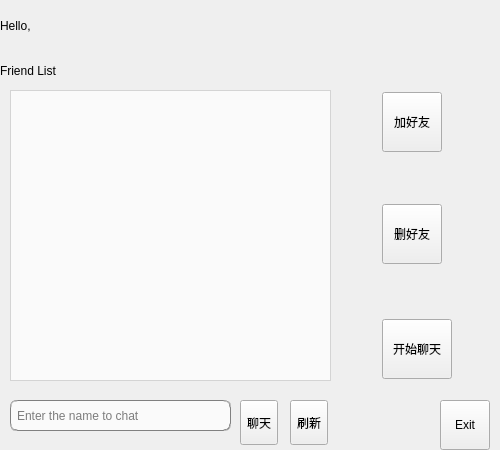
<?xml version="1.0" encoding="UTF-8"?>
<ui version="4.0">
 <class>home</class>
 <widget class="QWidget" name="home">
  <property name="geometry">
   <rect>
    <x>0</x>
    <y>0</y>
    <width>500</width>
    <height>450</height>
   </rect>
  </property>
  <property name="minimumSize">
   <size>
    <width>500</width>
    <height>450</height>
   </size>
  </property>
  <property name="maximumSize">
   <size>
    <width>500</width>
    <height>450</height>
   </size>
  </property>
  <property name="windowTitle">
   <string>Form</string>
  </property>
  <widget class="QLabel" name="backgroundLabel">
   <property name="geometry">
    <rect>
     <x>0</x>
     <y>0</y>
     <width>500</width>
     <height>450</height>
    </rect>
   </property>
   <property name="minimumSize">
    <size>
     <width>500</width>
     <height>450</height>
    </size>
   </property>
   <property name="maximumSize">
    <size>
     <width>500</width>
     <height>450</height>
    </size>
   </property>
   <property name="styleSheet">
    <string notr="true">border-image: url(:/icon/paxson-woelber-nv7WX42LKjU-unsplash.jpg);</string>
   </property>
   <property name="text">
    <string/>
   </property>
  </widget>
  <widget class="QLabel" name="helloLabel">
   <property name="geometry">
    <rect>
     <x>0</x>
     <y>0</y>
     <width>201</width>
     <height>51</height>
    </rect>
   </property>
   <property name="styleSheet">
    <string notr="true">font: 87 20pt &quot;Arial Black&quot;;</string>
   </property>
   <property name="text">
    <string>Hello,</string>
   </property>
  </widget>
  <widget class="QLabel" name="friendListLabel">
   <property name="geometry">
    <rect>
     <x>0</x>
     <y>50</y>
     <width>81</width>
     <height>41</height>
    </rect>
   </property>
   <property name="styleSheet">
    <string notr="true">font: 50 8pt &quot;Arial Black&quot;;</string>
   </property>
   <property name="text">
    <string>Friend List</string>
   </property>
  </widget>
  <widget class="QListWidget" name="listWidget">
   <property name="geometry">
    <rect>
     <x>10</x>
     <y>90</y>
     <width>321</width>
     <height>291</height>
    </rect>
   </property>
   <property name="styleSheet">
    <string notr="true">font: 75 italic 12pt &quot;Comic Sans MS&quot;;
background-color: rgba(255, 255, 255,0.7);</string>
   </property>
  </widget>
  <widget class="QLineEdit" name="friendNamelineEdit">
   <property name="geometry">
    <rect>
     <x>10</x>
     <y>400</y>
     <width>221</width>
     <height>31</height>
    </rect>
   </property>
   <property name="minimumSize">
    <size>
     <width>221</width>
     <height>31</height>
    </size>
   </property>
   <property name="maximumSize">
    <size>
     <width>221</width>
     <height>31</height>
    </size>
   </property>
   <property name="styleSheet">
    <string notr="true">background-color: rgb(247, 247, 247);
border:1px groove gray;border-radius:
7px;padding:2px 4px;
font: 10pt &quot;Candara&quot;;
font: 75 italic 12pt &quot;Comic Sans MS&quot;;
background-color: rgba(255, 255, 255,0.7);</string>
   </property>
   <property name="placeholderText">
    <string>Enter the name to chat</string>
   </property>
  </widget>
  <widget class="QToolButton" name="sendMessageToolButton">
   <property name="geometry">
    <rect>
     <x>240</x>
     <y>400</y>
     <width>38</width>
     <height>45</height>
    </rect>
   </property>
   <property name="minimumSize">
    <size>
     <width>38</width>
     <height>45</height>
    </size>
   </property>
   <property name="maximumSize">
    <size>
     <width>38</width>
     <height>45</height>
    </size>
   </property>
   <property name="styleSheet">
    <string notr="true">#toolButton:hover
{
	border-style:none;
	font: 12pt &quot;华文隶书&quot;;
	color: rgba(0, 0, 0, 1);
}

#toolButton:!hover
{
	border-style:none;
	font: 75 12pt &quot;华文隶书&quot;;
	color: rgba(0, 0, 0, 0);
}
</string>
   </property>
   <property name="text">
    <string>聊天</string>
   </property>
   <property name="icon">
    <iconset resource="image.qrc">
     <normaloff>:/icon/chat start.512.png</normaloff>:/icon/chat start.512.png</iconset>
   </property>
   <property name="iconSize">
    <size>
     <width>30</width>
     <height>30</height>
    </size>
   </property>
   <property name="toolButtonStyle">
    <enum>Qt::ToolButtonTextUnderIcon</enum>
   </property>
  </widget>
  <widget class="QToolButton" name="refreshToolButton">
   <property name="geometry">
    <rect>
     <x>290</x>
     <y>400</y>
     <width>38</width>
     <height>45</height>
    </rect>
   </property>
   <property name="minimumSize">
    <size>
     <width>38</width>
     <height>45</height>
    </size>
   </property>
   <property name="maximumSize">
    <size>
     <width>38</width>
     <height>45</height>
    </size>
   </property>
   <property name="styleSheet">
    <string notr="true">#toolButton_2:hover
{
	border-style:none;
	font: 12pt &quot;华文隶书&quot;;
	color: rgba(0, 0, 0, 1);
}

#toolButton_2:!hover
{
	border-style:none;
	font: 75 12pt &quot;华文隶书&quot;;
	color: rgba(0, 0, 0, 0);
}
</string>
   </property>
   <property name="text">
    <string>刷新</string>
   </property>
   <property name="icon">
    <iconset resource="image.qrc">
     <normaloff>:/icon/Refresh.512.png</normaloff>:/icon/Refresh.512.png</iconset>
   </property>
   <property name="iconSize">
    <size>
     <width>30</width>
     <height>30</height>
    </size>
   </property>
   <property name="toolButtonStyle">
    <enum>Qt::ToolButtonTextUnderIcon</enum>
   </property>
  </widget>
  <widget class="QToolButton" name="addFriendToolButton">
   <property name="geometry">
    <rect>
     <x>382</x>
     <y>92</y>
     <width>60</width>
     <height>60</height>
    </rect>
   </property>
   <property name="minimumSize">
    <size>
     <width>60</width>
     <height>60</height>
    </size>
   </property>
   <property name="maximumSize">
    <size>
     <width>60</width>
     <height>60</height>
    </size>
   </property>
   <property name="styleSheet">
    <string notr="true">#toolButton_3:hover
{
	border-style:none;
	font: 12pt &quot;华文隶书&quot;;
	color: rgba(0, 0, 0, 1);
}

#toolButton_3:!hover
{
	border-style:none;
	font: 75 12pt &quot;华文隶书&quot;;
	color: rgba(0, 0, 0, 0);
}
</string>
   </property>
   <property name="text">
    <string>加好友</string>
   </property>
   <property name="icon">
    <iconset resource="image.qrc">
     <normaloff>:/icon/add_user.512.png</normaloff>:/icon/add_user.512.png</iconset>
   </property>
   <property name="iconSize">
    <size>
     <width>30</width>
     <height>30</height>
    </size>
   </property>
   <property name="toolButtonStyle">
    <enum>Qt::ToolButtonTextUnderIcon</enum>
   </property>
  </widget>
  <widget class="QToolButton" name="deleteFriendToolButton">
   <property name="geometry">
    <rect>
     <x>382</x>
     <y>204</y>
     <width>60</width>
     <height>60</height>
    </rect>
   </property>
   <property name="minimumSize">
    <size>
     <width>60</width>
     <height>60</height>
    </size>
   </property>
   <property name="maximumSize">
    <size>
     <width>60</width>
     <height>60</height>
    </size>
   </property>
   <property name="styleSheet">
    <string notr="true">#toolButton_4:hover
{
	border-style:none;
	font: 12pt &quot;华文隶书&quot;;
	color: rgba(0, 0, 0, 1);
}

#toolButton_4:!hover
{
	border-style:none;
	font: 75 12pt &quot;华文隶书&quot;;
	color: rgba(0, 0, 0, 0);
}
</string>
   </property>
   <property name="text">
    <string>删好友</string>
   </property>
   <property name="icon">
    <iconset resource="image.qrc">
     <normaloff>:/icon/Delete-user.512.png</normaloff>:/icon/Delete-user.512.png</iconset>
   </property>
   <property name="iconSize">
    <size>
     <width>30</width>
     <height>30</height>
    </size>
   </property>
   <property name="toolButtonStyle">
    <enum>Qt::ToolButtonTextUnderIcon</enum>
   </property>
  </widget>
  <widget class="QToolButton" name="startChatToolButton">
   <property name="geometry">
    <rect>
     <x>382</x>
     <y>319</y>
     <width>70</width>
     <height>60</height>
    </rect>
   </property>
   <property name="minimumSize">
    <size>
     <width>70</width>
     <height>60</height>
    </size>
   </property>
   <property name="maximumSize">
    <size>
     <width>70</width>
     <height>53</height>
    </size>
   </property>
   <property name="styleSheet">
    <string notr="true">#toolButton_5:hover
{
	border-style:none;
	font: 12pt &quot;华文隶书&quot;;
	color: rgba(0, 0, 0, 1);
}

#toolButton_5:!hover
{
	border-style:none;
	font: 75 12pt &quot;华文隶书&quot;;
	color: rgba(0, 0, 0, 0);
}
</string>
   </property>
   <property name="text">
    <string>开始聊天</string>
   </property>
   <property name="icon">
    <iconset resource="image.qrc">
     <normaloff>:/icon/chat.png</normaloff>:/icon/chat.png</iconset>
   </property>
   <property name="iconSize">
    <size>
     <width>30</width>
     <height>30</height>
    </size>
   </property>
   <property name="toolButtonStyle">
    <enum>Qt::ToolButtonTextUnderIcon</enum>
   </property>
  </widget>
  <widget class="QToolButton" name="logoutToolButton">
   <property name="geometry">
    <rect>
     <x>440</x>
     <y>400</y>
     <width>50</width>
     <height>50</height>
    </rect>
   </property>
   <property name="minimumSize">
    <size>
     <width>50</width>
     <height>50</height>
    </size>
   </property>
   <property name="maximumSize">
    <size>
     <width>50</width>
     <height>50</height>
    </size>
   </property>
   <property name="styleSheet">
    <string notr="true">#toolButton_6:hover
{
	border-style:none;
	font: 12pt &quot;华文隶书&quot;;
	color: rgba(0, 0, 0, 1);
}

#toolButton_6:!hover
{
	border-style:none;
	font: 75 12pt &quot;华文隶书&quot;;
	color: rgba(0, 0, 0, 0);
}
</string>
   </property>
   <property name="text">
    <string>Exit</string>
   </property>
   <property name="icon">
    <iconset resource="image.qrc">
     <normaloff>:/icon/Exit.512.png</normaloff>:/icon/Exit.512.png</iconset>
   </property>
   <property name="iconSize">
    <size>
     <width>30</width>
     <height>30</height>
    </size>
   </property>
   <property name="toolButtonStyle">
    <enum>Qt::ToolButtonTextUnderIcon</enum>
   </property>
  </widget>
 </widget>
 <resources>
  <include location="image.qrc"/>
 </resources>
 <connections/>
</ui>
